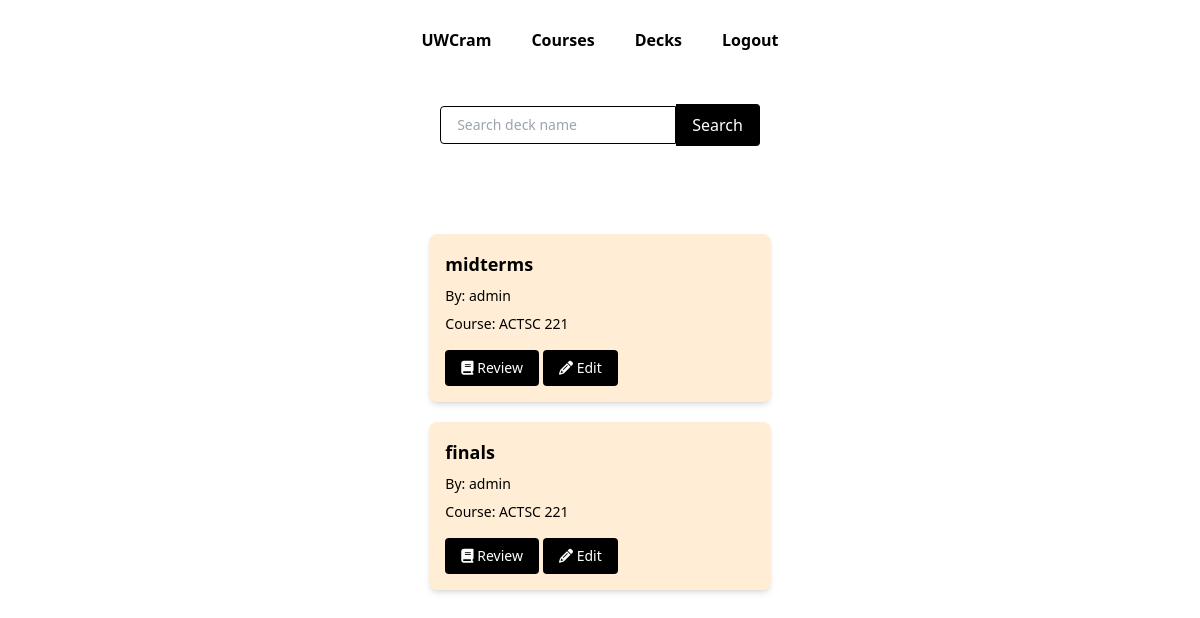
The page /decks/course/1 (signed in) on the database its author committed.
### webapp/models.py (models this page shows)
class Deck(models.Model):
    name = models.TextField()
    writer = models.ForeignKey(User, on_delete=models.CASCADE)
    course = models.ForeignKey(Course, on_delete=models.CASCADE)
    public = models.BooleanField()

class Course(models.Model):
    subject = models.TextField()
    catalog_number = models.TextField()
    title = models.TextField()
    topic = models.TextField()
    campus = models.TextField()

### webapp/views.py (the view)
# urls.py: path("decks/course/<int:course_id>",views.decks_course,name="deck-course"),
def decks_course(request, course_id):
    course = Course.objects.get(id=course_id)
    result = []
    for deck in Deck.objects.all():
        if deck.course == course and (deck.public or request.user == deck.writer):
            result.append(deck)
    return render(request, 'webapp/search.html', {
        "decks":result,
    })

### webapp/templates/webapp/search.html (shortened to what this page needs)
{% extends "webapp/layout.html" %}
{% block body %}
<div class="min-h-screen bg-white text-black">
  <form action="{% url 'search' %}" method="POST" class="py-6">
    <div class="flex items-center justify-center">
      <input
        type="text"
        name="text"
        placeholder="Search deck name"
        class="border border-black rounded-l px-4 py-2 text-black text-sm outline-none focus:ring-1 focus:ring-black"
      />
      <button
        type="submit"
        class="border border-black border-l-0 bg-black text-white rounded-r px-4 py-2 hover:bg-gray-800"
        >
        Search
      </button>
    </div>
  </form>
  <div class="grid grid-cols-3 gap-6 px-4 mt-10">
    <div></div>
    <div class="container mx-auto px-4 py-6">
        {% for deck in decks %}
        <div class="bg-orange-100 shadow-md rounded-lg p-4 mb-5">
        <h3 class="text-lg font-semibold">
            {{ deck.name }}
        </h3>
        <p class="text-sm mt-2">
            By: {{ deck.writer.username }}
        </p>
        <p class="text-sm mt-2">
            Course: {{ deck.course.subject }} {{ deck.course.catalog_number }}
        </p>
        <a
            href="{% url 'review' deck.id %}"
            class="mt-4 inline-block bg-black text-white text-sm py-2 px-4 rounded hover:bg-gray-800"
        >
        <i class="fa-solid fa-book"></i> Review
        </a>
        <a
            href="{% url 'edit' deck.id %}"
            class="mt-4 inline-block bg-black text-white text-sm py-2 px-4 rounded hover:bg-gray-800"
        >
        <i class="fa-solid fa-pencil"></i> Edit
        </a>
        </div>
        {% endfor %}
  </div>
    <div></div>
  </div>
</div>
{% endblock %}

### rows shown on the page
Deck: name "midterms", writer.username "admin", course.subject "ACTSC", course.catalog_number "221"
Deck: name "finals", writer.username "admin", course.subject "ACTSC", course.catalog_number "221"
